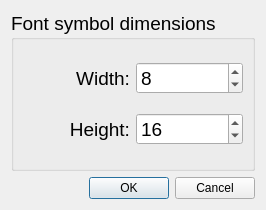
<?xml version="1.0" encoding="UTF-8"?>
<ui version="4.0">
 <class>DlgSymbInfo</class>
 <widget class="QDialog" name="DlgSymbInfo">
  <property name="geometry">
   <rect>
    <x>0</x>
    <y>0</y>
    <width>266</width>
    <height>210</height>
   </rect>
  </property>
  <property name="sizePolicy">
   <sizepolicy hsizetype="Maximum" vsizetype="Maximum">
    <horstretch>0</horstretch>
    <verstretch>0</verstretch>
   </sizepolicy>
  </property>
  <property name="maximumSize">
   <size>
    <width>266</width>
    <height>210</height>
   </size>
  </property>
  <property name="windowTitle">
   <string>Symbol dimensions</string>
  </property>
  <property name="modal">
   <bool>true</bool>
  </property>
  <layout class="QVBoxLayout" name="verticalLayout">
   <item>
    <widget class="QGroupBox" name="groupBox">
     <property name="font">
      <font>
       <pointsize>14</pointsize>
      </font>
     </property>
     <property name="title">
      <string>Font symbol dimensions</string>
     </property>
     <layout class="QVBoxLayout" name="verticalLayout_2">
      <item>
       <layout class="QHBoxLayout" name="horizontalLayout">
        <item>
         <widget class="QLabel" name="label">
          <property name="text">
           <string>Width:</string>
          </property>
          <property name="alignment">
           <set>Qt::AlignRight|Qt::AlignTrailing|Qt::AlignVCenter</set>
          </property>
         </widget>
        </item>
        <item>
         <widget class="QSpinBox" name="edtWidth">
          <property name="value">
           <number>8</number>
          </property>
         </widget>
        </item>
       </layout>
      </item>
      <item>
       <layout class="QHBoxLayout" name="horizontalLayout_2">
        <item>
         <widget class="QLabel" name="label_2">
          <property name="text">
           <string>Height:</string>
          </property>
          <property name="alignment">
           <set>Qt::AlignRight|Qt::AlignTrailing|Qt::AlignVCenter</set>
          </property>
         </widget>
        </item>
        <item>
         <widget class="QSpinBox" name="edtHeight">
          <property name="value">
           <number>16</number>
          </property>
         </widget>
        </item>
       </layout>
      </item>
     </layout>
    </widget>
   </item>
   <item>
    <widget class="QDialogButtonBox" name="buttonBox">
     <property name="orientation">
      <enum>Qt::Horizontal</enum>
     </property>
     <property name="standardButtons">
      <set>QDialogButtonBox::Cancel|QDialogButtonBox::Ok</set>
     </property>
    </widget>
   </item>
  </layout>
 </widget>
 <resources/>
 <connections>
  <connection>
   <sender>buttonBox</sender>
   <signal>accepted()</signal>
   <receiver>DlgSymbInfo</receiver>
   <slot>accept()</slot>
   <hints>
    <hint type="sourcelabel">
     <x>248</x>
     <y>254</y>
    </hint>
    <hint type="destinationlabel">
     <x>157</x>
     <y>274</y>
    </hint>
   </hints>
  </connection>
  <connection>
   <sender>buttonBox</sender>
   <signal>rejected()</signal>
   <receiver>DlgSymbInfo</receiver>
   <slot>reject()</slot>
   <hints>
    <hint type="sourcelabel">
     <x>316</x>
     <y>260</y>
    </hint>
    <hint type="destinationlabel">
     <x>286</x>
     <y>274</y>
    </hint>
   </hints>
  </connection>
 </connections>
</ui>
